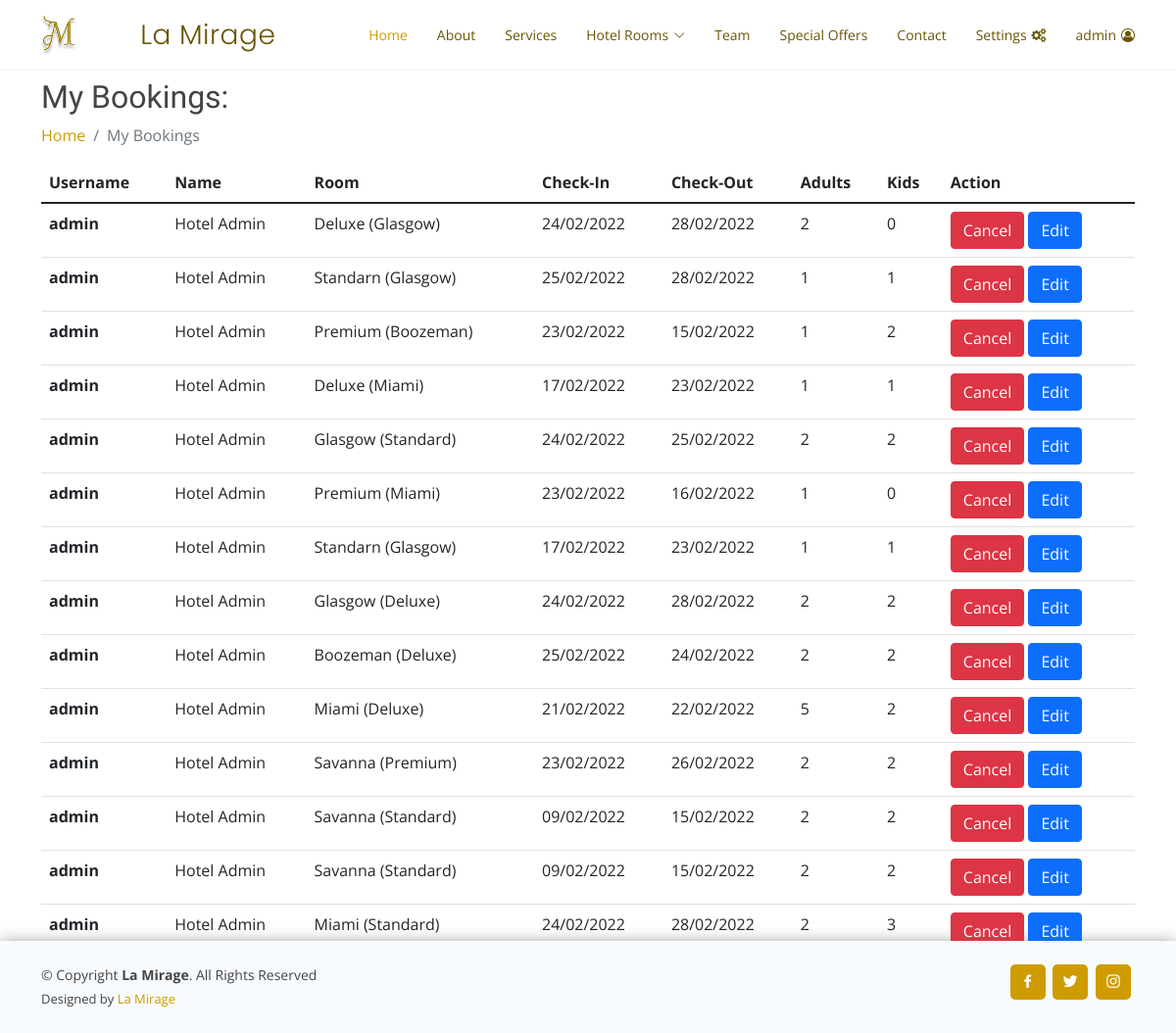
/my_bookings (signed in), run on an earlier commit of the app's database.
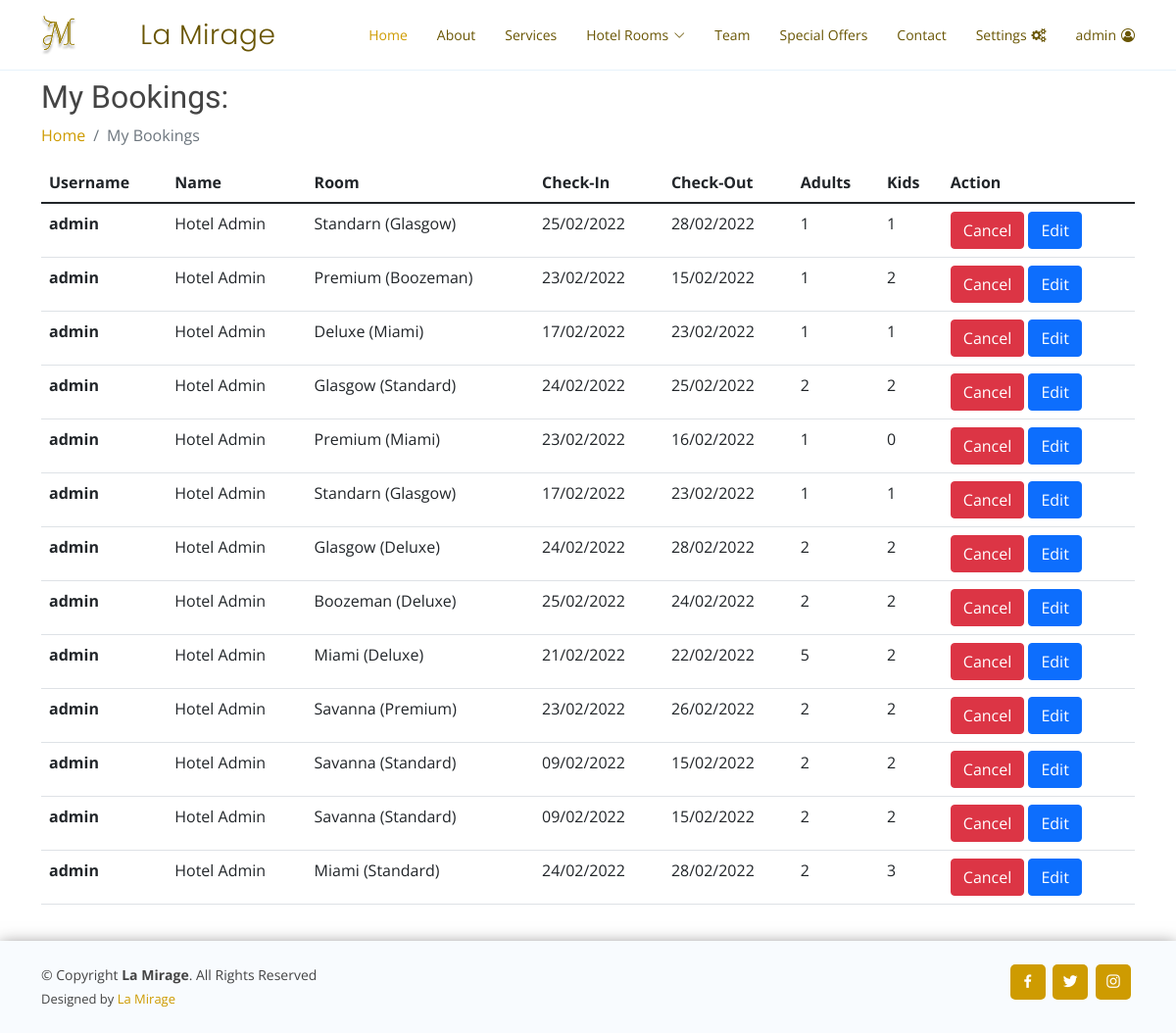
And on a later commit of the database.
### reservation/models.py (models this page shows, shortened)
class Booking(models.Model):
    client = models.ForeignKey(User, on_delete=models.CASCADE,related_name="booking",default=None)
    user_profile = models.ForeignKey(UserProfile, on_delete=models.CASCADE,related_name="booking_profile",default=None)
    checkIn = models.CharField(max_length=100)
    checkOut = models.CharField(max_length=100)
    numAdults = models.IntegerField(default=0)
    numKids = models.IntegerField(default=0)
    mop = models.CharField(max_length=200)
    room_category = models.CharField(max_length=200,default=None)
    room_type = models.CharField(max_length=200,default=None)
    is_cancelled = models.BooleanField(default=False,blank= True)
    created_at = models.DateTimeField(auto_now_add=True)
    update_at = models.DateTimeField(auto_now=True)

class User(AbstractUser):
    pass

### reservation/views.py (the view)
# urls.py: path("my_bookings",views.my_bookings,name="my_bookings"),
def my_bookings(request):
    user = request.user
    bookings = Booking.objects.filter(client=user,is_cancelled=False)
    return render(request, "reservation/my_bookings.html",
                  {'bookings': bookings})

### reservation/templates/reservation/my_bookings.html (shortened to what this page needs)
{% extends 'reservation/profile_layout.html' %}
{% load static %}
{% block body %}
<h2>My Bookings:</h2>
<nav aria-label="breadcrumb" class="main-breadcrumb">
  <ol class="breadcrumb">
    <li class="breadcrumb-item"><a href="{% url 'index' %}">Home</a></li>
    <li class="breadcrumb-item active" aria-current="page">My Bookings</li>
  </ol>
</nav>
<div class="main-body" style="overflow-x: auto;">
  <table class="table">
    <thead class="thead-dark">
      <tr>
        <th scope="col">Username</th>
        <th scope="col">Name</th>
        <th scope="col">Room</th>
        <th scope="col">Check-In</th>
        <th scope="col">Check-Out</th>
        <th scope="col">Adults</th>
        <th scope="col">Kids</th>
        <th scope="col">Action</th>
      </tr>
    </thead>
    <tbody>
      {% for book in bookings %}
      <tr>
        <th scope="row">{{ book.client.username }}</th>
        <td>{{book.client.first_name}} {{book.client.last_name}}</td>
        <td>{{ book.room_type }} ({{ book.room_category }})</td>
        <td>{{ book.checkIn }}</td>
        <td>{{ book.checkOut }}</td>
        <td>{{ book.numAdults }}</td>
        <td>{{ book.numKids }}</td>
        <td>
          <a href="{% url 'cancel_booking' book.id %}" class="btn btn-danger">Cancel</a>
          <a href="{% url 'booking_edit' book.id %}" class="btn btn-primary">Edit</a>
        </td>
      </tr>
      {% endfor %}
    </tbody>
  </table>
</div>
{% endblock %}

What changed in the data, as far as the page shows it:
no longer on this page (row edited): Booking: client.username "admin", client.first_name "Hotel", client.last_name "Admin", room_type "Deluxe", room_category "Glasgow", checkIn "24/02/2022", checkOut "28/02/2022", numAdults "2", numKids "0"
